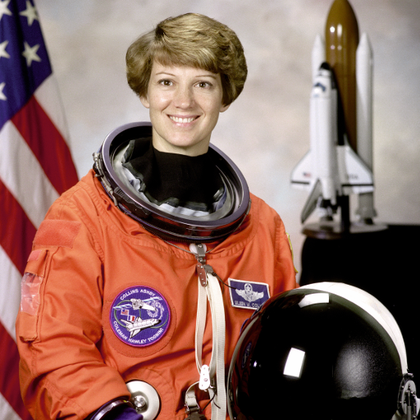
%> input picture 8° Semestre/PSM/Atividade 15 Out 26 Parte 2/img1_fotografia.png, 420 x 420 px, shrunk from 512 x 512 before the run
$ octave lab9_quantizacao.m   (GNU Octave 9; MATLAB toolbox functions it lacks are replaced by stand-ins)
%> lines starting %> are read from the running program, lines starting %| are printed output that depends on the picture; in (x1, y1, x2, y2) boxes, pixels count from 0 and x2, y2 are one past the last pixel; in counts of white or black regions, pixels touching at a corner belong together; the program's own positions count from 1
### 8° Semestre/PSM/Atividade 15 Out 26 Parte 2/quantiza.m
function [Y, Erelat] = quantiza(X, N)
%QUANTIZA Quantiza uma imagem em escala de cinza em N niveis de cinza.
%   [Y, Erelat] = QUANTIZA(X, N) recebe a imagem X (em escala de cinza ou
%   RGB) e a quantidade N de niveis de cinza (inteiro, 2 <= N <= 256).
%
%   A imagem e representada em reais no intervalo [0, 1] e cada pixel e
%   trocado pelo valor mais proximo entre os N niveis igualmente espacados
%       0, 1/(N-1), 2/(N-1), ..., 1
%   Ex.: N = 3 -> 0, 1/2 e 1;   N = 5 -> 0, 0.25, 0.5, 0.75 e 1;
%        N = 2 -> imagem binarizada (limiar em 0.5).
%
%   Saidas:
%       Y      - imagem quantizada (somente N valores possiveis)
%       Erelat - erro quadratico relativo entre a original X e Y:
%                Erelat = sum(|X - Y|^2) / sum(|X|^2)
%
%   Exemplo:
%       [Y, E] = quantiza(imread('img1_fotografia.png'), 8);

if ~isscalar(N) || N ~= round(N) || N < 2 || N > 256
    error('quantiza: N deve ser um inteiro entre 2 e 256.');
end

% Conversao para escala de cinza em reais no intervalo [0, 1]
if size(X, 3) == 3
    X = rgb2gray(X);
end
X = im2double(X);

% Indice do nivel mais proximo: round(X*(N-1)) e um inteiro de 0 a N-1.
% Dividindo por (N-1) volta-se ao valor do nivel no intervalo [0, 1].
Y = round(X * (N-1)) / (N-1);

% Erro quadratico relativo
Erelat = sum((X(:) - Y(:)).^2) / sum(X(:).^2);
end

### 8° Semestre/PSM/Atividade 15 Out 26 Parte 2/curva_quantizacao.m
function [Erelat, Nvet] = curva_quantizacao(X, nome)
%CURVA_QUANTIZACAO Erro relativo de quantizacao para 2 <= N <= 256.
%   [Erelat, Nvet] = CURVA_QUANTIZACAO(X) chama QUANTIZA para cada
%   N = 2, 3, ..., 256, guarda o erro relativo de cada caso no vetor Erelat
%   (Erelat(i) corresponde a N = Nvet(i)) e plota o grafico Erelat x N.
%
%   CURVA_QUANTIZACAO(X, NOME) usa NOME no titulo do grafico.
%
%   Exemplo:
%       [E, N] = curva_quantizacao(imread('img2_textura.png'), 'Textura');

if nargin < 2
    nome = 'imagem';
end

Nvet   = 2:256;
Erelat = zeros(size(Nvet));
for i = 1:numel(Nvet)
    [~, Erelat(i)] = quantiza(X, Nvet(i));
end

figure('Name', ['Erelat x N - ' nome], 'NumberTitle', 'off');
plot(Nvet, Erelat, 'LineWidth', 1.5);
grid on;
xlim([2 256]);
xlabel('Quantidade de niveis de cinza N');
ylabel('Erro relativo E_{relat}');
title(['Erro relativo de quantizacao x N - ' nome]);
end

### 8° Semestre/PSM/Atividade 15 Out 26 Parte 2/lab9_quantizacao.m
%% =====================================================================
%   IESB - Engenharia da Computacao
%   Processamento de Sinais Multimidia - Atividade de Laboratorio n. 09
%   Quantizacao de imagens em N niveis de cinza
%
%   1) Quantiza cada imagem em alguns valores de N e exibe as versoes
%      (quantiza.m)
%   2) Calcula o erro relativo para 2 <= N <= 256 e plota Erelat x N
%      (curva_quantizacao.m)
%   3) Compara as tres imagens entre si e com a previsao teorica do erro
%      de quantizacao uniforme: E_teo(N) = (D^2/12) / media(X^2), D = 1/(N-1)
%
%   Arquivos necessarios na mesma pasta (Current Folder do MATLAB):
%       quantiza.m, curva_quantizacao.m
%       img1_fotografia.png, img2_textura.png, img3_desenho.png
%   Saidas: figuras + pasta "resultados" com as versoes quantizadas em PNG
%% =====================================================================
clear; close all; clc;

%% ---------------- Parametros ----------------------------------------
arquivos = {'img1_fotografia.png', 'img2_textura.png', 'img3_desenho.png'};
nomes    = {'Fotografia', 'Textura', 'Desenho'};
Nmostra  = [256 64 32 16 8 5 3 2];       % versoes exibidas (Figura 1)
Ntabela  = [2 3 4 5 8 16 32 64 128 255 256];

pastaSaida = 'resultados';
if ~exist(pastaSaida, 'dir'), mkdir(pastaSaida); end

%% ---------------- Casos de controle ---------------------------------
% (a) rampa de 0 a 1 quantizada com N = 5 deve conter so 0, .25, .5, .75, 1
rampa = repmat(linspace(0, 1, 256), 16, 1);
assert(isequal(unique(quantiza(rampa, 5))', [0 0.25 0.5 0.75 1]), ...
       'Controle (a) falhou: niveis de N = 5 incorretos');

E   = cell(1, numel(arquivos));
Pot = zeros(1, numel(arquivos));          % media(X^2) de cada imagem

%% ---------------- Processamento de cada imagem ----------------------
for k = 1:numel(arquivos)

    % --- Leitura, conversao para cinza e para reais em [0, 1]
    X = imread(arquivos{k});
%> X is the input picture: size 420x420x3 uint8; mean R, G, B 141.6, 105.8, 96.5
    if size(X, 3) == 3
        X = rgb2gray(X);
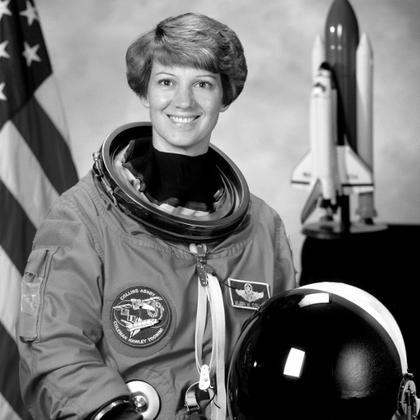
%> X: size 420x420 uint8; min 0, max 255, mean 115.4
    end
    X = im2double(X);
%> X: size 420x420 double
    Pot(k) = mean(X(:).^2);

    % (b) imagem de 8 bits com N = 256 niveis deve voltar identica
    assert(isequal(quantiza(X, 256), X), ...
           'Controle (b) falhou: N = 256 alterou a imagem');

    % --- Figura 1: versoes quantizadas (2 x 4, como no roteiro)
    figure('Name', sprintf('%s - quantizacao', nomes{k}), 'NumberTitle', 'off');
    for i = 1:numel(Nmostra)
        [Y, Ei] = quantiza(X, Nmostra(i));
        subplot(2, 4, i);
        imshow(Y);
        title(sprintf('N = %d  (E = %.1e)', Nmostra(i), Ei));
        imwrite(Y, fullfile(pastaSaida, sprintf('img%d_N%03d.png', k, Nmostra(i))));
    end
%> this loop made 8 passes
%> (Erelat in quantiza, Ei) on passes 1, 3, 4, 5, 6, 7, 8: (0, 0), (0.000262, 0.000262), (0.00113, 0.00113), (0.00504, 0.00504), (0.0139, 0.0139), (0.0691, 0.0691), (0.295, 0.295)
%> Ei on pass 2: 6.4e-05
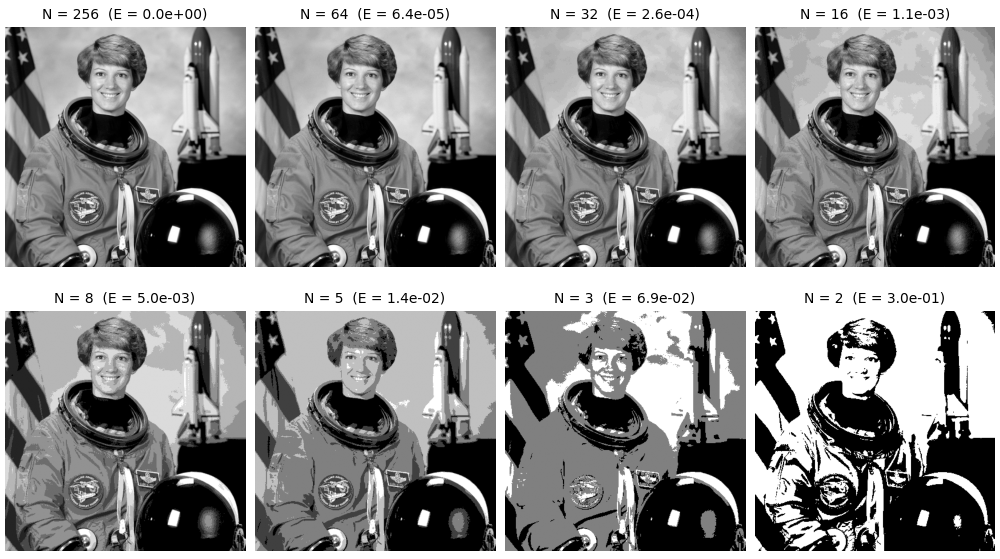
%> figure redrawn from the program's plot data, 8 panels

    % --- Figura 2: curva Erelat x N (rotina pedida no enunciado)
    [E{k}, Nvet] = curva_quantizacao(X, nomes{k});
%> the loop in curva_quantizacao, `for i = 1:numel(Nvet)` made 255 passes
%> Erelat in quantiza on passes 1 to 3: 0.295, 0.0691, 0.0309
%> pass 1, in quantiza (call 11), `Y = round(X * (N-1)) / (N-1);`:
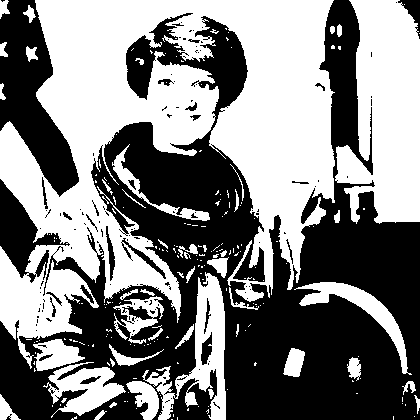
%> Y: size 420x420 double; values 0 (black) and 1 (white), 50.8% white; 134 black regions (109 under 20 px), largest, box (x1, y1, x2, y2) and area: (0, 0, 420, 420) 74363, (0, 0, 79, 197) 7506, (0, 179, 70, 283) 2633
%> pass 2, in quantiza (call 12), `Y = round(X * (N-1)) / (N-1);`:
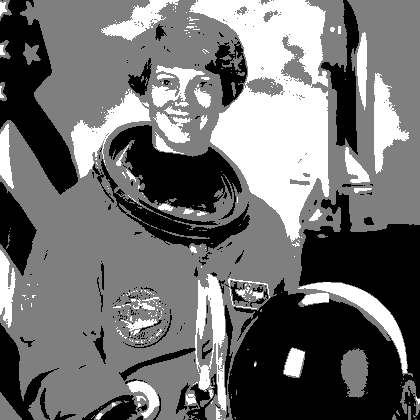
%> Y: size 420x420 double; min 0, max 1, mean 0.443
%> pass 3, in quantiza (call 13), `Y = round(X * (N-1)) / (N-1);`:
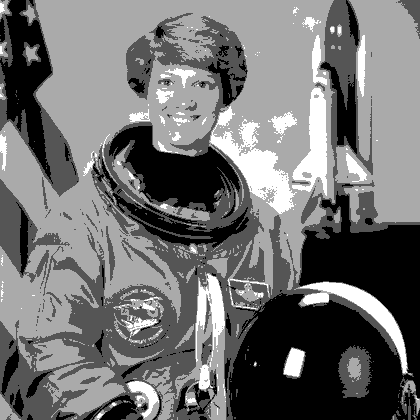
%> Y: size 420x420 double; min 0, max 1, mean 0.445
%> after the loop in curva_quantizacao, `for i = 1:numel(Nvet)`: Erelat = 255 values, max 0.295 at index 1, min 0 at index 255, mean 0.00182
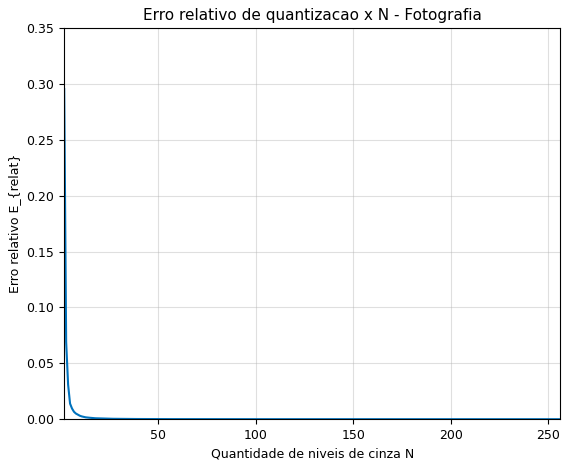
%> figure redrawn from the program's plot data; curve peaks at x = 2, y = 0.295
%> Nvet = 255 values from 2 to 256

    % --- Tabela no Command Window
    fprintf('\n=== Imagem %d (%s) - %d niveis distintos na original ===\n', ...
            k, nomes{k}, numel(unique(X)));
%| === Imagem 1 (Fotografia) - 256 niveis distintos na original ===
    fprintf('%6s %14s %14s\n', 'N', 'Erelat', 'E_teorico');
    for N = Ntabela
        Eteo = (1/(N-1))^2 / 12 / Pot(k);
        fprintf('%6d %14.3e %14.3e\n', N, E{k}(Nvet == N), Eteo);
    end
%> this loop made 11 passes
%> Eteo on passes 1 to 11: 0.286, 0.0715, 0.0318, 0.0179, 0.00584, 0.00127, 0.000298, 7.21e-05, 1.77e-05, 4.43e-06, 4.4e-06
%|      2      2.953e-01      2.860e-01
%|      3      6.913e-02      7.151e-02
%|      4      3.094e-02      3.178e-02
%|      5      1.394e-02      1.788e-02
%|      8      5.041e-03      5.837e-03
%|     16      1.130e-03      1.271e-03
%|     32      2.619e-04      2.976e-04
%|     64      6.402e-05      7.207e-05
%> (further printed lines are left out)
end
%> pass 2 of the loop `for k = 1:numel(arquivos)`:
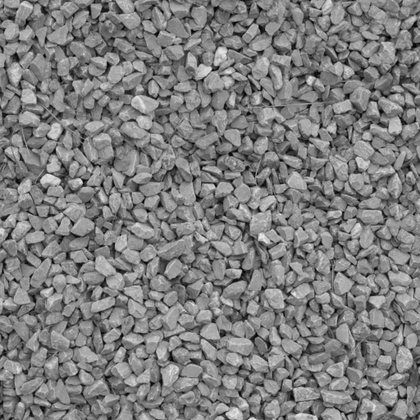
%> input picture 8° Semestre/PSM/Atividade 15 Out 26 Parte 2/img2_textura.png, 420 x 420 px, shrunk from 512 x 512 before the run
%> X is the input picture: size 420x420 uint8; min 0, max 236, mean 126.5
%> the loop `for i = 1:numel(Nmostra)` made 8 passes
%> (Erelat in quantiza, Ei) on passes 1, 3, 4, 5, 6, 7, 8: (0, 0), (0.000322, 0.000322), (0.00137, 0.00137), (0.00634, 0.00634), (0.0205, 0.0205), (0.061, 0.061), (0.563, 0.563)
%> the loop in curva_quantizacao (call 2), `for i = 1:numel(Nvet)` made 255 passes
%> Erelat in quantiza on passes 1 to 3: 0.563, 0.061, 0.0336
%> pass 1, in quantiza (call 80), `Y = round(X * (N-1)) / (N-1);`:
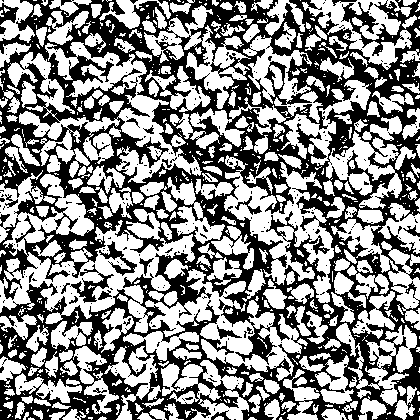
%> Y: size 420x420 double; values 0 (black) and 1 (white), 54.7% white; 329 black regions (306 under 20 px), largest, box (x1, y1, x2, y2) and area: (0, 0, 420, 420) 77313, (99, 241, 137, 276) 372, (0, 3, 19, 25) 217
%> `[E{k}, Nvet] = curva_quantizacao(X, nomes{k});`:
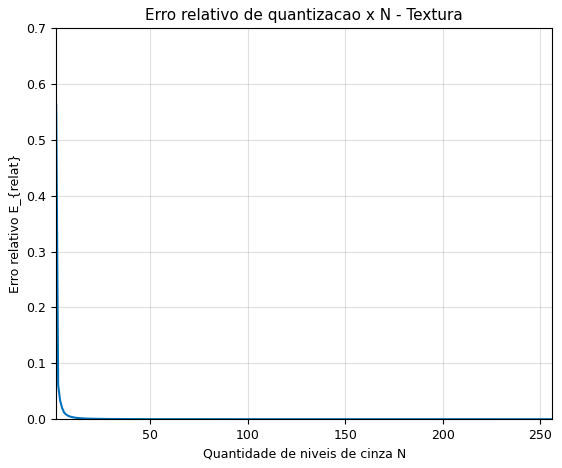
%> figure redrawn from the program's plot data; curve peaks at x = 2, y = 0.563
%| === Imagem 2 (Textura) - 236 niveis distintos na original ===
%> the loop `for N = Ntabela` made 11 passes
%> Eteo on passes 1 to 8: 0.31, 0.0774, 0.0344, 0.0194, 0.00632, 0.00138, 0.000322, 7.8e-05
%> (printed output is left out)
%> pass 3 of the loop `for k = 1:numel(arquivos)`:
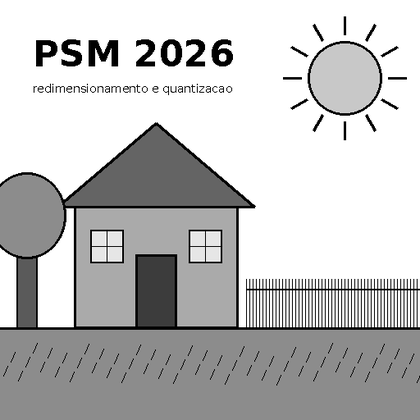
%> input picture 8° Semestre/PSM/Atividade 15 Out 26 Parte 2/img3_desenho.png, 420 x 420 px, shrunk from 512 x 512 before the run
%> X is the input picture: size 420x420 uint8; min 0, max 255, mean 192.1
%> the loop `for i = 1:numel(Nmostra)` made 8 passes
%> (Erelat in quantiza, Ei) on passes 1, 4, 5, 6, 7, 8: (0, 0), (0.000197, 0.000197), (0.00103, 0.00103), (0.00336, 0.00336), (0.0106, 0.0106), (0.109, 0.109)
%> the loop in curva_quantizacao (call 3), `for i = 1:numel(Nvet)` made 255 passes
%> Erelat in quantiza on passes 1 to 3: 0.109, 0.0106, 0.00715
%> pass 1, in quantiza (call 149), `Y = round(X * (N-1)) / (N-1);`:
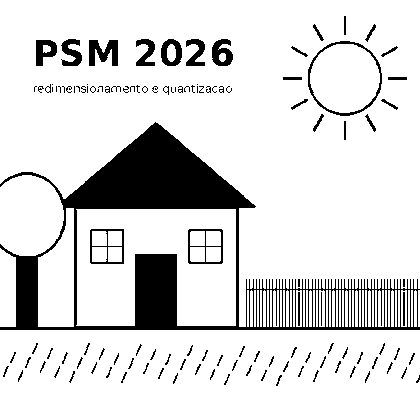
%> Y: size 420x420 double; values 0 (black) and 1 (white), 86% white; 122 black regions (46 under 20 px), largest, box (x1, y1, x2, y2) and area: (0, 122, 420, 330) 18632, (308, 41, 382, 116) 553, (89, 40, 118, 66) 504
%> `[E{k}, Nvet] = curva_quantizacao(X, nomes{k});`:
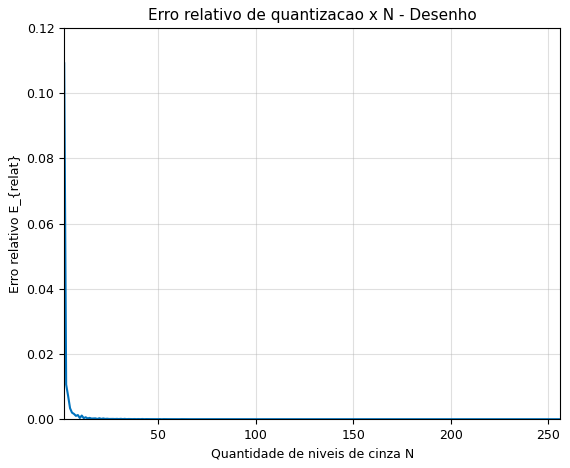
%> figure redrawn from the program's plot data; curve peaks at x = 2, y = 0.109
%| === Imagem 3 (Desenho) - 256 niveis distintos na original ===
%> the loop `for N = Ntabela` made 11 passes
%> Eteo on passes 1 to 8: 0.129, 0.0322, 0.0143, 0.00804, 0.00263, 0.000572, 0.000134, 3.24e-05
%> (printed output is left out)

%% ---------------- Comparacao entre imagens e com a teoria -----------
% Escala log-log: o erro teorico vira uma reta de inclinacao -2
figure('Name', 'Erelat x N - comparacao', 'NumberTitle', 'off');
cores = lines(numel(arquivos));
for k = 1:numel(arquivos)
    loglog(Nvet, E{k}, '-', 'Color', cores(k, :), 'LineWidth', 1.5, ...
           'DisplayName', nomes{k});
    hold on;
    loglog(Nvet, (1./(Nvet-1)).^2 / 12 / Pot(k), ':', 'Color', cores(k, :), ...
           'LineWidth', 1.2, 'DisplayName', [nomes{k} ' (teorico)']);
end
hold off;
grid on;
xlim([2 256]);
xlabel('Quantidade de niveis de cinza N');
ylabel('Erro relativo E_{relat}');
title('Erro relativo x N: medido (continuo) e teorico \Delta^2/12 (pontilhado)');
legend('Location', 'southwest');
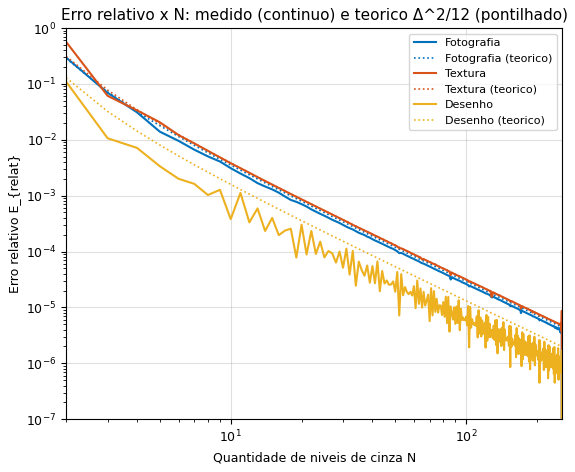
%> figure redrawn from the program's plot data; curve peaks at x = 2, y = 0.295; curve peaks at x = 2, y = 0.286; curve peaks at x = 2, y = 0.563; curve peaks at x = 2, y = 0.31

fprintf('\nImagens salvas na pasta "%s".\n', pastaSaida);
